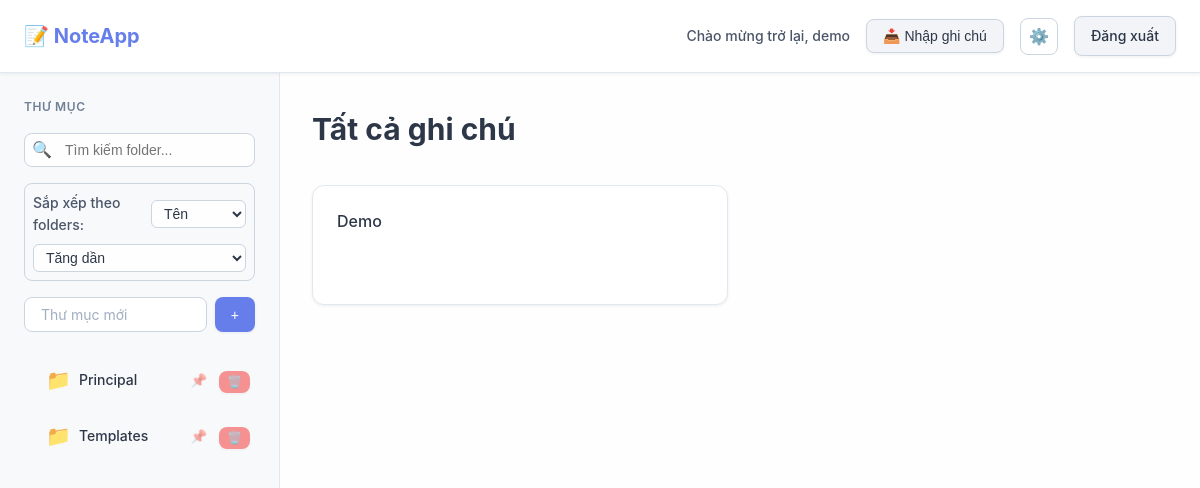
The page / (signed in) on the database its author committed.
### tables this page shows
CREATE TABLE "notes" (
                id INTEGER PRIMARY KEY AUTOINCREMENT,
                title TEXT NOT NULL,
                filename TEXT,
                folder_id INTEGER,
                user_id INTEGER NOT NULL,
                created_at TEXT DEFAULT CURRENT_TIMESTAMP, pinned INTEGER DEFAULT 0,
                FOREIGN KEY (folder_id) REFERENCES folders(id) ON DELETE CASCADE,
                FOREIGN KEY (user_id) REFERENCES users(id) ON DELETE CASCADE,
                UNIQUE(title, folder_id, user_id)
            );

CREATE TABLE "folders" (
                id INTEGER PRIMARY KEY AUTOINCREMENT,
                name TEXT NOT NULL,
                user_id INTEGER NOT NULL,
                created_at TEXT DEFAULT CURRENT_TIMESTAMP, pinned INTEGER DEFAULT 0,
                UNIQUE(name, user_id),
                FOREIGN KEY (user_id) REFERENCES users(id) ON DELETE CASCADE
            );

### app.py (the view)
@app.route("/")
@login_required
def index():
    selected_folder = request.args.get("folder_id")
    user_id = session.get("user_id")
    folder_sort_by = request.args.get("folder_sort_by", "name")
    folder_sort_order = request.args.get("folder_sort_order", "asc")
    note_sort_by = request.args.get("sort_by", "name")
    note_sort_order = request.args.get("sort_order", "asc")
    search_query = request.args.get("search", "").strip()
    if folder_sort_by not in ["name", "date"]:
        folder_sort_by = "name"
    if folder_sort_order not in ["asc", "desc"]:
        folder_sort_order = "asc"
    if note_sort_by not in ["name", "date"]:
        note_sort_by = "name"
    if note_sort_order not in ["asc", "desc"]:
        note_sort_order = "asc"
    with get_conn() as conn:
        c = conn.cursor()
        folders_query = "SELECT id, name, created_at, pinned FROM folders WHERE user_id = ?"
        folders_params = [user_id]
        if search_query:
            folders_query += " AND name LIKE ?"
            folders_params.append(f"%{search_query}%")
        folders_query += " ORDER BY pinned DESC, "
        if folder_sort_by == "date":
            folders_query += "created_at " + ("ASC" if folder_sort_order == "asc" else "DESC")
        else:
            folders_query += "name " + ("ASC" if folder_sort_order == "asc" else "DESC")
        c.execute(folders_query, folders_params)
        folders = c.fetchall()
        notes_params = [user_id]
        notes_query = "SELECT id, title, created_at, pinned FROM notes WHERE user_id = ?"
        if selected_folder:
            notes_query += " AND folder_id = ?"
            notes_params.append(selected_folder)
        notes_query += " ORDER BY pinned DESC, "
        if note_sort_by == "date":
            notes_query += "created_at " + ("ASC" if note_sort_order == "asc" else "DESC")
        else:
            notes_query += "title " + ("ASC" if note_sort_order == "asc" else "DESC")
        c.execute(notes_query, notes_params)
        notes = c.fetchall()
    return render_template(
        "index.html",
        notes=notes,
        folders=folders,
        selected_folder=selected_folder,
        folder_sort_by=folder_sort_by,
        folder_sort_order=folder_sort_order,
        sort_by=note_sort_by,
        sort_order=note_sort_order,
        search_query=search_query
    )

### app.py (called while the page is built)
def get_current_language():
    return session.get('language', 'vi')

def t(key):
    lang = get_current_language()
    return TRANSLATIONS.get(lang, {}).get(key, key)

def get_current_theme():
    return session.get('theme', 'light')

@app.context_processor
def inject_language():
    return {
        'current_language': get_current_language(),
        'current_theme': get_current_theme(),
        't': t,
        'current_user': {
            'id': session.get('user_id'),
            'username': session.get('username'),
        }
    }

def get_conn():
    conn = sqlite3.connect(DB_FILE)
    conn.execute("PRAGMA foreign_keys = ON")
    return conn

def login_required(view):
    @wraps(view)
    def wrapped(*args, **kwargs):
        if not session.get("user_id"):
            return redirect(url_for("login", next=request.path))
        return view(*args, **kwargs)
    return wrapped

@app.context_processor
def inject_language():
    return {
        'current_language': get_current_language(),
        'current_theme': get_current_theme(),
        't': t,
        'current_user': {
            'id': session.get('user_id'),
            'username': session.get('username'),
        }
    }

### templates/index.html (shortened to what this page needs)
<!DOCTYPE html>
<html lang="{{ current_language }}" data-theme="{{ current_theme }}">
<head>
    <link rel="stylesheet" href="{{ url_for('static', filename='app_styles.css') }}">
    <link rel="stylesheet" href="{{ url_for('static', filename='folder_improvements.css') }}">
</head>
<body>
    <header class="topbar">
        <a href="{{ url_for('index') }}" class="brand" title="{{ t('tooltip_home') }}">
            📝 {{ t('app_name') }}
        </a>
        <nav class="topnav">
            <span class="welcome">{{ t('welcome_back') }}, {{ current_user.username }}</span>
            <button class="btn secondary" onclick="openImportModal()" title="{{ t('import_note') }}">
                📥 {{ t('import_note') }}
            </button>
            <button class="settings-btn" onclick="openSettings()" title="{{ t('settings') }}">
                ⚙️
            </button>
            <a class="btn secondary" href="{{ url_for('logout') }}" title="{{ t('tooltip_logout') }}">
                {{ t('logout') }}
            </a>
        </nav>
    </header>
    <div class="container">
        <aside class="sidebar">
            <h2>{{ t('folders') }}</h2>
            <div class="folder-search">
                <span class="folder-search-icon">🔍</span>
                <input type="text"
                       class="folder-search-input"
                       id="folder-search-input"
                       placeholder="{{ t('search_folders') }}"
                       value="{{ search_query }}"
                       oninput="searchFolders(this.value)">
            </div>
            <div class="sort-controls">
                <form method="GET" class="sort-form" id="sort-form">
                    <div class="sort-group">
                        <label for="folder-sort-by">{{ t('sort_by') }} folders:</label>
                        <select name="folder_sort_by" id="folder-sort-by" onchange="this.form.submit()">
                            <option value="name" {% if folder_sort_by == 'name' %}selected{% endif %}>{{ t('sort_by_name') }}</option>
                        </select>
                    </div>
                    <div class="sort-group">
                        <select name="folder_sort_order" id="folder-sort-order" onchange="this.form.submit()">
                            <option value="asc" {% if folder_sort_order == 'asc' %}selected{% endif %}>{{ t('sort_order_asc') }}</option>
                        </select>
                    </div>
                </form>
            </div>
            <form class="add-form" action="{{ url_for('add_folder') }}" method="post">
                <input type="text" name="name" placeholder="{{ t('new_folder') }}" required class="form-input" />
                <button type="submit" class="btn" title="{{ t('tooltip_add_folder') }}">+</button>
            </form>
            <ul class="folder-list">
                {% for folder in folders %}
                <li class="folder-item {% if folder[3] %}pinned{% endif %}" onclick="window.location.href='{{ url_for('index', folder_id=folder[0]) }}'">
                    <div class="folder-link {% if selected_folder and selected_folder|int == folder[0] %}active{% endif %}"
                       title="{{ t('note_click_open') }}">
                       <span class="folder-icon" aria-hidden="true">
                           📁
                       </span>
                       <span class="folder-name" title="{{ folder[1] }}">{{ folder[1] }}</span>
                    </div>
                    <div class="folder-actions" onclick="event.stopPropagation();">
                        <button type="button"
                                class="pin-btn {% if folder[3] %}active{% endif %}"
                                onclick="event.stopPropagation(); toggleFolderPin({{ folder[0] }}, this)"
                                title="{{ 'Bỏ ghim thư mục' if folder[3] else 'Ghim thư mục' }}">
                            📌
                        </button>
                        <form action="{{ url_for('delete_folder', folder_id=folder[0]) }}" method="post" style="display: inline;">
                            <button type="submit" class="btn small danger"
                                    onclick="return confirm('{{ t('delete_confirm_folder') }}')"
                                    title="{{ t('tooltip_delete_folder') }}">🗑️</button>
                        </form>
                    </div>
                </li>
                {% endfor %}
            </ul>
        </aside>
        <main class="main">
            <div class="main-header">
                {% if selected_folder %}
                    <div class="folder-edit-header">
                        <form action="{{ url_for('edit_folder', folder_id=selected_folder) }}" method="post" class="folder-edit-form">
                            <input type="text" name="name"
                                   value="{{ folders|selectattr('0', 'equalto', selected_folder|int)|map(attribute='1')|first }}"
                                   class="folder-edit-input"
                                   placeholder="Tên folder..."
                                   onblur="this.form.submit()"
                                   onkeypress="if(event.key==='Enter') this.form.submit()">
                        </form>
                        <div class="folder-actions-main">
                            <form action="{{ url_for('delete_folder', folder_id=selected_folder) }}" method="post" style="display: inline;">
                                <button type="submit" class="btn small danger"
                                        onclick="return confirm('{{ t('delete_confirm_folder') }}')"
                                        title="{{ t('tooltip_delete_folder') }}">🗑️ Xóa folder</button>
                            </form>
                        </div>
                    </div>
                {% else %}
                    <h1>{{ t('all_notes') }}</h1>
                {% endif %}
            </div>
            {% if notes %}
            <ul class="note-list">
                {% for note in notes %}
                <li class="note-card {% if note[3] %}pinned{% endif %}" onclick="window.location.href='{{ url_for('view_note', note_id=note[0]) }}'">
                    <div class="note-title">{{ note[1] or t('untitled') }}</div>
                </li>
                {% endfor %}
            </ul>
            {% else %}
            <div style="text-align: center; color: var(--text-muted); padding: var(--spacing-xl);">
                <p>{{ t('no_notes') }}</p>
                <p style="font-size: 0.875rem; margin-top: var(--spacing-sm);">{{ t('no_notes_subtitle') }}</p>
            </div>
            {% endif %}
        </main>
    </div>
</body>
</html>

### static/folder_improvements.css (style rules this page uses)
.folder-item { display: flex; align-items: center; justify-content: space-between; border-radius: var(--radius-md); transition: all var(--transition-fast); padding: var(--spacing-xs); cursor: pointer; border: 1px solid transparent; min-width: 0; overflow: hidden; }
.folder-link { flex: 1; padding: var(--spacing-sm) var(--spacing-md); color: var(--text-primary); text-decoration: none; font-weight: var(--font-weight-medium); border-radius: var(--radius-md); transition: all var(--transition-fast); border: 1px solid transparent; position: relative; display: flex; align-items: center; gap: var(--spacing-sm); min-width: 0; max-width: calc(100% - 50px); overflow: hidden; overflow: visible !important; }
.folder-icon { position: relative; display: inline-flex; align-items: center; justify-content: center; gap: 0.25rem; font-size: 1.25rem; line-height: 1; }
.folder-name { flex: 1; cursor: inherit; padding: 0; border-radius: 0; transition: none; display: block; min-width: 0; font-size: 0.875rem; line-height: 1.2; overflow: hidden; text-overflow: ellipsis; white-space: nowrap; max-width: 100%; word-break: break-all; }
.folder-search { position: relative; margin-bottom: var(--spacing-md); }
.folder-search-input { width: 100%; padding: var(--spacing-sm) var(--spacing-sm) var(--spacing-sm) 2.5rem; border: 1px solid var(--border-default); border-radius: var(--radius-md); background: var(--bg-primary); color: var(--text-primary); font-size: 0.875rem; transition: all var(--transition-fast); }
.folder-search-icon { position: absolute; left: var(--spacing-sm); top: 50%; transform: translateY(-50%); color: var(--text-muted); pointer-events: none; }
.folder-name { cursor: inherit; padding: 0; border-radius: 0; transition: none; display: inline; min-width: auto; flex: none; }
.note-card { background: var(--bg-elevated); border: 1px solid var(--border-subtle); border-radius: var(--radius-lg); padding: var(--spacing-lg); text-decoration: none; color: var(--text-primary); font-weight: var(--font-weight-medium); transition: all var(--transition-default); cursor: pointer; position: relative; min-height: 120px; display: flex; flex-direction: column; justify-content: space-between; box-shadow: var(--shadow-sm); }
.note-card::after { content: ''; position: absolute; top: 0; left: 0; right: 0; bottom: 0; background: linear-gradient(135deg, rgba(102, 126, 234, 0.02), rgba(118, 75, 162, 0.02), rgba(102, 126, 234, 0.02)); opacity: 0; transition: opacity var(--transition-default); border-radius: var(--radius-lg); pointer-events: none; }
.sort-controls { margin: var(--spacing-md) 0; padding: var(--spacing-sm); background: var(--bg-secondary); border-radius: var(--radius-md); border: 1px solid var(--border-default); }
.sort-form { display: flex; flex-direction: column; gap: var(--spacing-sm); }
.sort-group { display: flex; align-items: center; gap: var(--spacing-sm); }
.sort-group label { font-size: 0.875rem; font-weight: var(--font-weight-medium); color: var(--text-secondary); min-width: 70px; }
.sort-group select { flex: 1; padding: var(--spacing-xs) var(--spacing-sm); border: 1px solid var(--border-default); border-radius: var(--radius-sm); background: var(--bg-primary); color: var(--text-primary); font-size: 0.875rem; transition: all var(--transition-fast); }
.folder-actions { display: flex; align-items: center; gap: var(--spacing-xs); margin-left: var(--spacing-sm); flex-shrink: 0; }
.folder-actions { opacity: 0.7; transition: opacity var(--transition-fast); }
.folder-list { list-style: none; padding: 0; margin: 0; }
.folder-list li { margin-bottom: var(--spacing-xs); }

### templates/index.html (style rules this page uses)
.pin-btn { background: none; border: none; cursor: pointer; padding: 4px 8px; opacity: 0.7; transition: opacity 0.2s; }

### rows shown on the page
notes: username "demo", title "Demo"
folders: name "Principal"
folders: name "Templates"

### other values the page prints
{{ t('app_name') }} "NoteApp"
{{ t('welcome_back') }} "Chào mừng trở lại"
{{ t('import_note') }} "Nhập ghi chú"
{{ t('logout') }} "Đăng xuất"
{{ t('folders') }} "THƯ MỤC"
{{ t('sort_by') }} "Sắp xếp theo"
{{ t('all_notes') }} "Tất cả ghi chú"
form field folder_sort_by "Tên"
form field folder_sort_order "Tăng dần"
